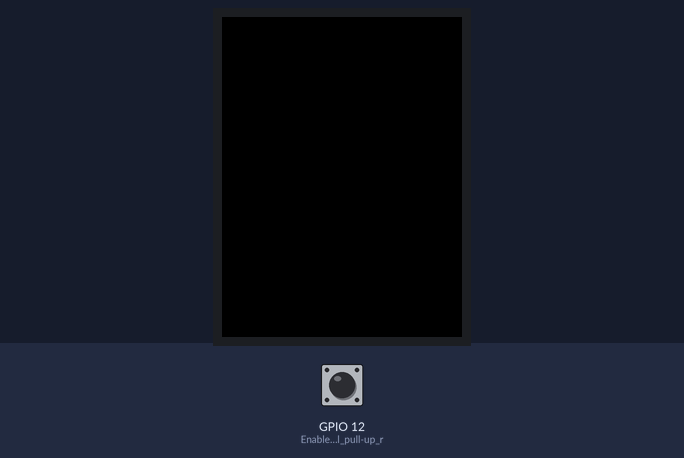
The sketch below on a simulated ESP32. Parts: 320×240 colour display. The test bench sets the inputs (shaded band); at power-on: GPIO 12 (Enable_internal_pull-up_r) HIGH.

Above: at 1.4 s.
1.5 s: GPIO 12 (Enable_internal_pull-up_r) pulled LOW for 0.15 s
At 2.5 s:
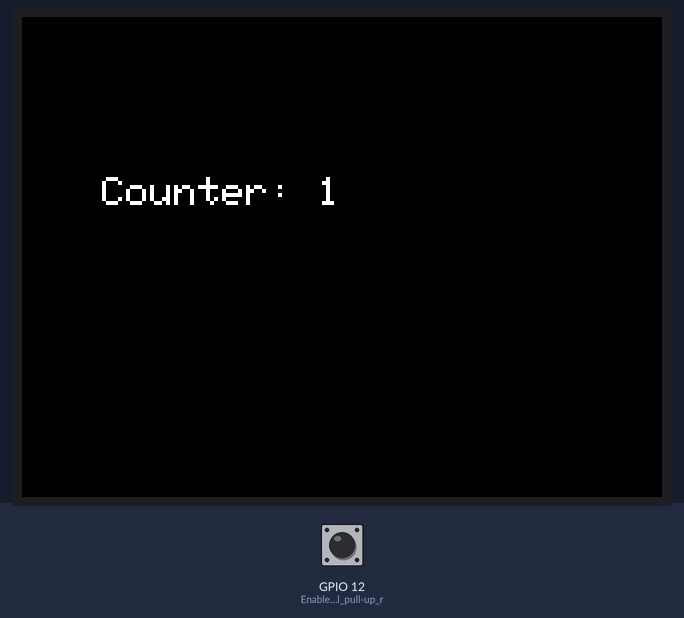
3.1 s: GPIO 12 (Enable_internal_pull-up_r) pulled LOW for 1 s
5.6 s: GPIO 12 (Enable_internal_pull-up_r) pulled LOW for 0.15 s
7.2 s: GPIO 12 (Enable_internal_pull-up_r) pulled LOW for 1 s
Timing chart, 0 to 10.2 s (numbered marks = the images above; inputs shaded):
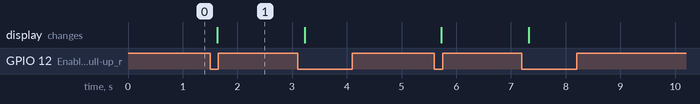

The sketch:

ExtButtonTestS3.ino
```cpp
#include <TFT_eSPI.h> // Hardware-specific library for ESP32
#include <Wire.h>
#include <Button2.h>

TFT_eSPI tft = TFT_eSPI();  // Invoke library
Button2 btn = Button2(12);   // Define pin where the button is connected

int counter = 0;

void setup() {
  pinMode(12, INPUT_PULLUP);  // Enable internal pull-up resistor
  tft.init();
  tft.setRotation(1);
  tft.fillScreen(TFT_BLACK);
  tft.setTextColor(TFT_WHITE);
  tft.setTextSize(2);
  btn.setPressedHandler([](Button2 & b) {
    counter++;
    tft.fillScreen(TFT_BLACK);
    tft.setCursor(40, 80);
    tft.print("Counter: ");
    tft.println(counter);
  });
}

void loop() {
  btn.loop();
}
```

Measured:
- after the input at 1.5 s, the display: changes after 0.13 s (image 1)
